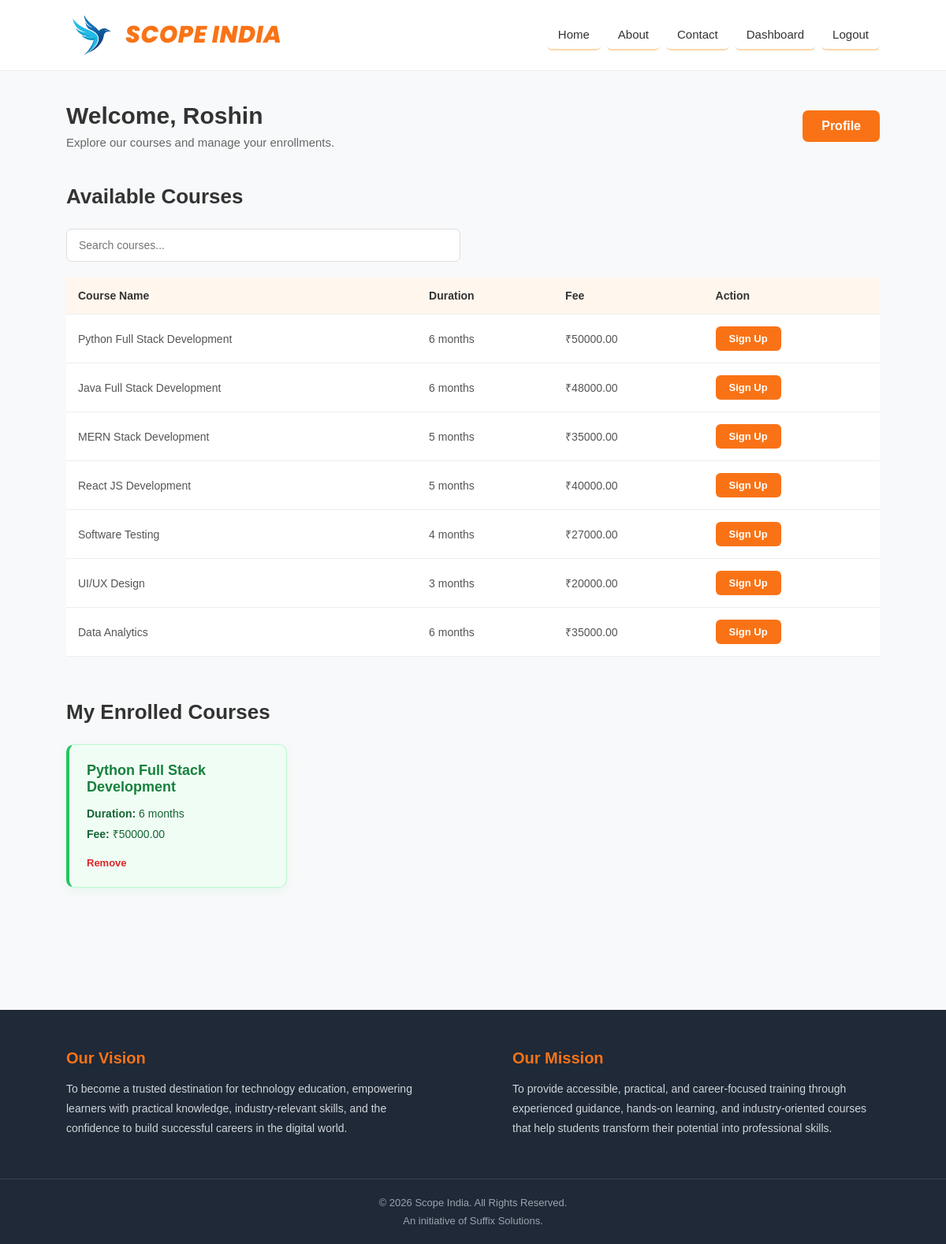
The app's page /sd/ (signed in), older data.
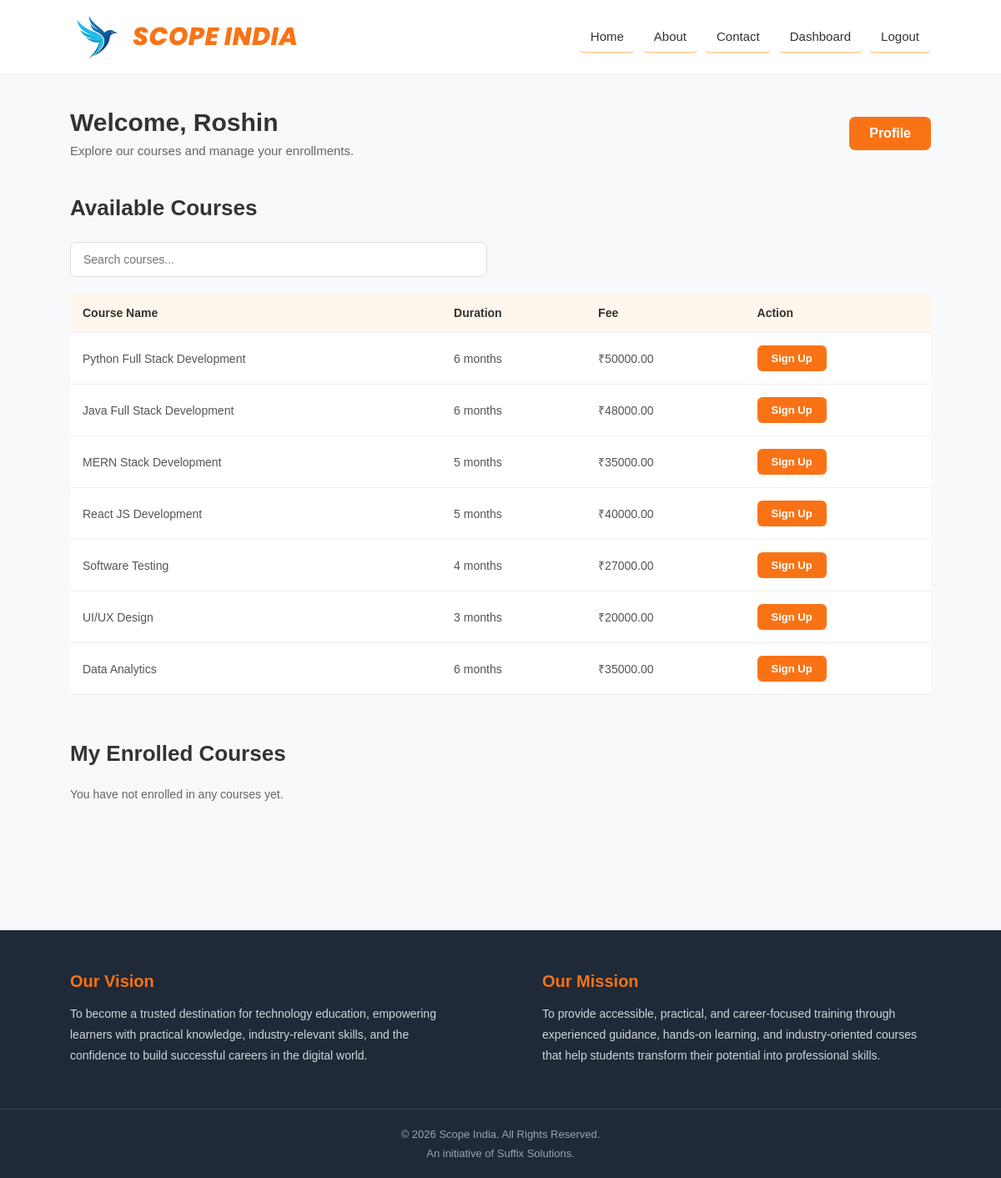
The same page, newer data.
### apps1/models.py (models this page shows, shortened)
class Students(models.Model):
    user = models.OneToOneField(
        User,
        on_delete=models.CASCADE,
        null=True,
        blank=True
    )
    fname = models.CharField(max_length=100)
    sname = models.CharField(max_length=100)
    email = models.EmailField()
    gender = models.CharField(
        max_length=10,
        choices=[
            ('MALE', 'male'),
            ('FEMALE', 'female'),
            ('OTHER', 'other')
        ]
    )
    dob = models.DateField()
    contact_number = models.CharField(max_length=15)
    country = models.CharField(max_length=100)
    state = models.CharField(max_length=100)
    city = models.CharField(max_length=100)
    hobbies = models.JSONField(default=list)
    image = models.ImageField(
        upload_to="documents/",
        blank=True,
        null=True
    )
    first_login = models.BooleanField(default=True)
    email_verified = models.BooleanField(default=False)

class CoursesList(models.Model):
    course_name = models.CharField(max_length=100)
    duration = models.CharField(max_length=50)
    fee = models.DecimalField(max_digits=10, decimal_places=2)

class CourseEnrollment(models.Model):
    profile = models.ForeignKey(
        Profile,
        on_delete=models.CASCADE,
        related_name="enrollments"
    )
    course = models.ForeignKey(
        CoursesList,
        on_delete=models.CASCADE,
        related_name="enrollments"
    )
    enrolled_at = models.DateTimeField(auto_now_add=True)
    class Meta:
        constraints = [
            models.UniqueConstraint(
                fields=["profile", "course"],
                name="unique_profile_course"
            )
        ]

### dashb/views.py (the view)
# urls.py: path('sd/', views.sdpage, name='sdpage'),
@login_required
def sdpage(request):
    courses = CoursesList.objects.all()
    profile = Profile.objects.get(
        user=request.user
    )
    enrollments = CourseEnrollment.objects.filter(
        profile=profile
    )
    return render(
        request,
        "sd.html",
        {
            "courses": courses,
            "enrollments": enrollments
        }
    )

### templates/sd.html (shortened to what this page needs)
{% extends 'layout.html' %}
{% block content %}
<div class="dashboard">
<div class="dashboard-header">
    <div>
        <h1>Welcome, {{ request.user.students.fname }}</h1>
        <p>Explore our courses and manage your enrollments.</p>
    </div>
    <a href="{% url 'profile' %}" class="profile-btn">
        Profile
    </a>
</div>
<section class="course-section">
    <h2>Available Courses</h2>
    <div class="search-area">
        <input
            type="text"
            id="searchCourse"
            placeholder="Search courses..."
        >
    </div>
    <div class="table-container">
        <table id="courseTable">
            <thead>
                <tr>
                    <th>Course Name</th>
                    <th>Duration</th>
                    <th>Fee</th>
                    <th>Action</th>
                </tr>
            </thead>
            <tbody>
                {% for course in courses %}
                <tr>
                    <td>
                        {{ course.course_name }}
                    </td>
                    <td>
                        {{ course.duration }}
                    </td>
                    <td>
                        ₹{{ course.fee }}
                    </td>
                    <td>
                        <a
                            href="{% url 'signup_course' course.id %}"
                            class="signup-btn"
                        >
                            Sign Up
                        </a>
                    </td>
                </tr>
                {% empty %}
                <tr>
                    <td colspan="4">
                        No courses available.
                    </td>
                </tr>
                {% endfor %}
            </tbody>
        </table>
    </div>
</section>
<section class="enrollment-section">
    <h2>My Enrolled Courses</h2>
    <div class="enrollment-container">
        {% for enrollment in enrollments %}
        <div class="enrollment-card">
            <h3>
                {{ enrollment.course.course_name }}
            </h3>
            <p>
                <strong>Duration:</strong>
                {{ enrollment.course.duration }}
            </p>
            <p>
                <strong>Fee:</strong>
                ₹{{ enrollment.course.fee }}
            </p>
            <a
                href="{% url 'delete_course' enrollment.id %}"
                class="delete-btn"
            >
                Remove
            </a>
        </div>
        {% empty %}
        <p class="no-enrollment">
            You have not enrolled in any courses yet.
        </p>
        {% endfor %}
    </div>
</section>
</div>
{% endblock %}

### templates/layout.html (shortened to what this page needs)
{% load static %}
<!DOCTYPE html>
<html lang="en">
<head>
    <link rel="stylesheet" href="{% static 'css/style.css' %}">
</head>
<body>
<header class="site-header">
    <div class="logo">
        <a href="{% url 'home' %}">
            <img src="{% static 'images/scope-logo.png' %}" alt="Scope India">
            <span>SCOPE INDIA</span>
        </a>
    </div>
    <nav class="navbar">
        <a href="{% url 'home' %}">Home</a>
        <a href="{% url 'about' %}">About</a>
        <a href="{% url 'contact' %}">Contact</a>
        {% if user.is_authenticated %}
            <a href="{% url 'sdpage' %}">Dashboard</a>
            <a href="{% url 'logout' %}"
               onclick="return confirm('Are you sure you want to logout?');">
                Logout
            </a>
        {% endif %}
    </nav>
</header>
<main>
    {% block content %}
    {% endblock %}
</main>
<footer class="site-footer">
    <div class="footer-container">
        <div class="footer-section">
            <h3>Our Vision</h3>
            <p>
                To become a trusted destination for technology education,
                empowering learners with practical knowledge, industry-relevant
                skills, and the confidence to build successful careers in the
                digital world.
            </p>
        </div>
        <div class="footer-section">
            <h3>Our Mission</h3>
            <p>
                To provide accessible, practical, and career-focused training
                through experienced guidance, hands-on learning, and
                industry-oriented courses that help students transform their
                potential into professional skills.
            </p>
        </div>
    </div>
    <div class="footer-bottom">
        <p>
            &copy; 2026 Scope India. All Rights Reserved.
        </p>
        <p>
            An initiative of Suffix Solutions.
        </p>
    </div>
</footer>
</body>
</html>

### static/css/style.css (style rules this page uses)
* { margin: 0; padding: 0; box-sizing: border-box; }
body { font-family: Arial, sans-serif; background-color: #f8f9fa; color: #222222; min-height: 100vh; }
.site-header { width: 100%; min-height: 80px; padding: 12px 7%; background-color: #ffffff; display: flex; justify-content: space-between; align-items: center; border-bottom: 1px solid #eeeeee; }
.logo a { display: flex; align-items: center; gap: 10px; text-decoration: none; }
.logo img { width: 65px; height: auto; display: block; }
.logo span { color: #f97316; font-size: 30px; font-weight: 800; font-family: 'Poppins', sans-serif; font-style: italic; letter-spacing: 0.5px; }
.navbar { display: flex; align-items: center; gap: 8px; }
.navbar a { position: relative; text-decoration: none; color: #333333; font-size: 15px; font-weight: 500; padding: 10px 14px; border-radius: 6px; border-bottom: 2px solid #fed7aa; transition: all 0.3s ease; }
.navbar a::after { content: ""; position: absolute; left: 14px; right: 14px; bottom: 5px; height: 2px; background-color: #f97316; transform: scaleX(0); transition: transform 0.3s ease; }
main { min-height: 70vh; padding: 40px 7%; }
.site-footer { background-color: #1f2937; color: #ffffff; margin-top: 60px; }
.footer-container { width: 100%; max-width: 1200px; margin: 0 auto; padding: 50px 7%; display: flex; justify-content: center; gap: 100px; }
.footer-section { flex: 1; max-width: 500px; }
.footer-section h3 { color: #f97316; font-size: 20px; margin-bottom: 15px; }
.footer-section p { color: #d1d5db; font-size: 14px; line-height: 1.8; }
.footer-bottom { padding: 18px 7%; text-align: center; border-top: 1px solid #374151; }
.footer-bottom p { color: #9ca3af; font-size: 13px; line-height: 1.8; }

### templates/sd.html (style rules this page uses)
.dashboard { width: 100%; max-width: 1200px; margin: 0 auto; }
.dashboard-header { display: flex; justify-content: space-between; align-items: center; margin-bottom: 45px; }
.dashboard-header h1 { color: #333333; font-size: 30px; margin-bottom: 8px; }
.dashboard-header p { color: #666666; font-size: 15px; }
.profile-btn { background-color: #f97316; color: #ffffff; text-decoration: none; padding: 11px 24px; border-radius: 7px; font-weight: 600; transition: all 0.3s ease; }
.course-section, .enrollment-section { margin-bottom: 55px; }
.course-section h2, .enrollment-section h2 { color: #333333; font-size: 26px; margin-bottom: 25px; }
.search-area { margin-bottom: 20px; }
#searchCourse { width: 100%; max-width: 500px; padding: 12px 15px; border: 1px solid #dddddd; border-radius: 7px; font-size: 14px; outline: none; }
.table-container { width: 100%; overflow-x: auto; }
#courseTable { width: 100%; border-collapse: collapse; background-color: #ffffff; }
#courseTable th, #courseTable td { padding: 15px; border-bottom: 1px solid #eeeeee; text-align: left; }
#courseTable th { background-color: #fff7ed; color: #333333; font-size: 14px; }
#courseTable td { color: #555555; font-size: 14px; }
.signup-btn { display: inline-block; background-color: #f97316; color: #ffffff; text-decoration: none; padding: 8px 17px; border-radius: 6px; font-size: 13px; font-weight: 600; transition: all 0.3s ease; }
.enrollment-container { display: flex; flex-wrap: wrap; gap: 20px; }
.no-enrollment { color: #666666; font-size: 14px; }

Row changes from the older to the newer data that the page shows:
removed CourseEnrollment: course.course_name "Python Full Stack Development", course.duration "6 months", course.fee "50000.00"
Text that changed along with them:
text now shown: "You have not enrolled in any courses yet."
